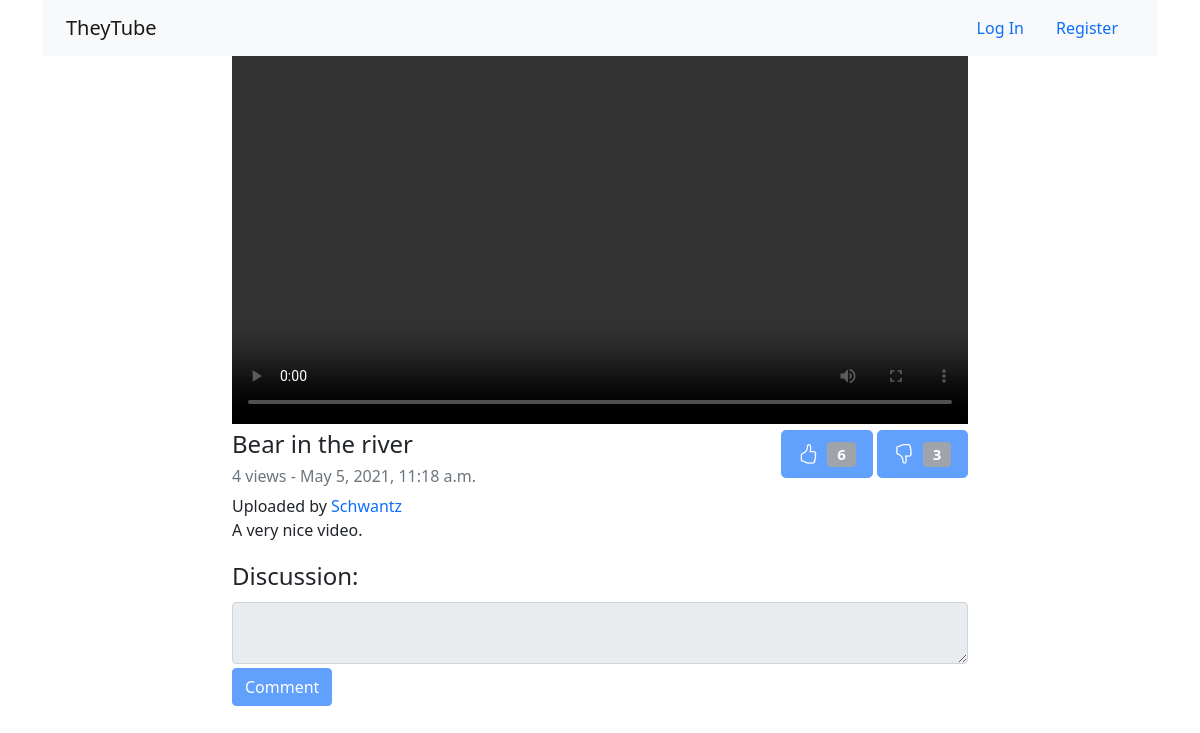
Page /watch/2 on the committed database.
### tube/models.py (models this page shows, shortened)
class Video(models.Model):
    title = models.CharField(max_length=100)
    description = models.TextField(max_length=5000, blank=True)
    video = models.FileField(upload_to='videos/')
    image = models.ImageField(upload_to='images/', blank=True)
    duration = models.DurationField(blank=True, null=True)
    CATEGORY_CHOICES = [
        ('ED', 'Education'),
        ('MU', 'Music'),
        ('NW', 'News'),
        ('OT', 'Other')
    ]
    category = models.CharField(
        max_length=2,
        choices=CATEGORY_CHOICES,
        default='OT',
    )
    VISIBILITY_CHOICES = [
        ('PU', 'Public'),
        ('PR', 'Private'),
    ]
    visibility = models.CharField(
        max_length=2,
        choices=VISIBILITY_CHOICES,
        default='PR',
    )
    user = models.ForeignKey(User, on_delete=models.CASCADE, related_name="videos")
    views = models.IntegerField(default=0)
    timestamp = models.DateTimeField(auto_now_add=True)
    likes = models.IntegerField(default=0)
    unlikes = models.IntegerField(default=0)
    togglers = models.ManyToManyField(User, blank=True, related_name="toggled")

class User(AbstractUser):
    pass

### tube/views.py (the view)
# urls.py: path("watch/<int:video_id>", views.watch, name="watch"),
def watch(request, video_id):
    video = Video.objects.get(id=video_id)
    video.views = video.views + 1
    video.save()
    return render(request, "tube/watch.html", {
        "video": video,
        "rated": video.togglers.filter(id=request.user.id).exists() # Just for disable like and unlike buttons in case user already rate this video
    })

### tube/templates/tube/watch.html (shortened to what this page needs)
{% extends "tube/layout.html" %}
{% load static %}
{% block body %}
    <div class="container">
        <div class="row">
            <div class="col-12">
                <nav class="navbar navbar-light bg-light">
                    <div class="container-fluid">
                        <a class="navbar-brand" href="#">TheyTube</a>
                        <nav class="nav">
                            {% if user.is_authenticated %}
                                <a class="nav-link" href="#">{{ user.username }}</a>
                                <a class="nav-link" href="{% url 'logout' %}">Log Out</a>
                            {% else %}
                                <a class="nav-link" href="{% url 'login' %}">Log In</a>
                                <a class="nav-link" href="{% url 'register' %}">Register</a>
                            {% endif %}
                        </nav>
                    </div>
                </nav>
            </div>
        </div>
        <div class="row justify-content-center">
            <div class="col-lg-8 col-md-10 col-sm-12">
                <video controls>
                    <source src="/media/{{video.video}}" type="video/mp4">
                </video>
            </div>
        </div>
        <div class="row justify-content-center">
            <div class="col-lg-8 col-md-10 col-sm-12 d-flex justify-content-between">
                <div>
                    <h4>{{video.title}}</h4>
                    <h6 class="text-muted">{{video.views|add:"-1"}} views - {{video.timestamp}}</h6>
                    Uploaded by <a href="#" class="text-decoration-none">{{video.user.username}}</a>
                </div>
                <div>
                    <button type="button" class="btn btn-primary btn-lg" id="like_button" onclick="like_video('{{video.id}}')"
                    {% if not user.is_authenticated or rated %} disabled {% endif %}
                    >
                        <i class="bi bi-hand-thumbs-up me-1"></i>
                        <span class="badge bg-secondary">{{video.likes}}</span>
                    </button>
                    <button type="button" class="btn btn-primary btn-lg" id="unlike_button" onclick="unlike_video('{{video.id}}')"
                    {% if not user.is_authenticated or rated %} disabled {% endif %}
                    >
                        <i class="bi bi-hand-thumbs-down me-1"></i>
                        <span class="badge bg-secondary">{{video.unlikes}}</span>
                    </button>
                </div>
            </div>
        </div>
        <div class="row justify-content-center">
            <div class="col-lg-8 col-md-10 col-sm-12">
                <p>{{video.description}}</p>
            </div>
        </div>
        <div class="row justify-content-center">
            <div class="col-lg-8 col-md-10 col-sm-12">
                <form id="comment-form">
                    <fieldset
                    {% if not user.is_authenticated %} disabled {% endif %}>
                        <legend>Discussion:</legend>
                        <textarea class="form-control" id="comment"></textarea>
                        <input class="mt-1 btn btn-primary" id="comment-submit" type="submit" value="Comment">
                    </fieldset>
                </form>
            </div>
        </div>
    </div>
{% endblock %}

### tube/static/tube/styles.css (style rules this page uses)
video { width: 100% !important; height: auto !important; }

### rows in the picture
Video: title "Bear in the river", views|add "4", timestamp "May 5, 2021, 11:18 a.m.", user.username "Schwantz", likes "6", unlikes "3", description "A very nice video."
